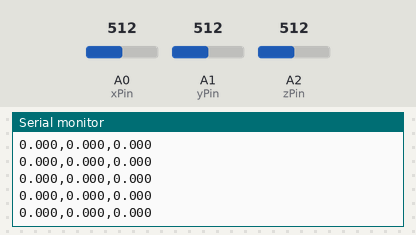
Bench run of a sketch on a simulated Arduino Uno, built with avr-gcc and run on an emulated ATmega328P. On the bench: the last lines printed to the serial monitor. The inputs (shaded band) are chosen by the test bench; at power-on: A0 (xPin) = 512, A1 (yPin) = 512, A2 (zPin) = 512.

Above: at 7.2 s.
7.3 s: A0 (xPin) set to 733
At 7.9 s:
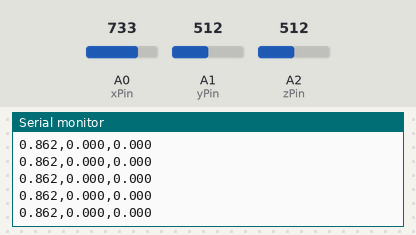
11.8 s: A1 (yPin) set to 718
At 12.4 s:
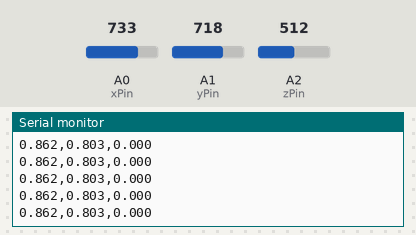

The sketch:

ADXL335_serial.ino
```cpp
// ADXL335 Accelerometer - Raw to g (float) output at 115200 baud
// Format: X.XXX,Y.YYY,Z.ZZZ\r\n

#include <Arduino.h>

const int xPin = A0;
const int yPin = A1;
const int zPin = A2;

// ADXL335 calibration constants (adjust these if needed after testing)
const float zeroG = 512.0;     // 0g ≈ 1.65V → 512 on 10-bit ADC (5V)
const float scale  = 0.0039;   // ≈ 3.9mV/g → 0.0039 V per g (at 5V)

char bufX[12];
char bufY[12];
char bufZ[12];
char outBuf[40];

void setup() {
    Serial.begin(115200);
    while (!Serial);
    //Serial.println("ADXL335 Ready");
}

void loop() {
    int xRaw = analogRead(xPin);
    int yRaw = analogRead(yPin);
    int zRaw = analogRead(zPin);

    float xG = (xRaw - zeroG) * scale;
    float yG = (yRaw - zeroG) * scale;
    float zG = (zRaw - zeroG) * scale;

    dtostrf(xG, 0, 3, bufX);
    dtostrf(yG, 0, 3, bufY);
    dtostrf(zG, 0, 3, bufZ);

    snprintf(outBuf, sizeof(outBuf), "%s,%s,%s\r\n", bufX, bufY, bufZ);
    Serial.print(outBuf);

    delay(10);   // ~20 Hz update rate - change if you need faster/slower
}
```

Measured:
- after the input at 7.3 s, the serial monitor: prints a new line at once (image 1)
- after the input at 11.8 s, the serial monitor: prints a new line at once (image 2)
